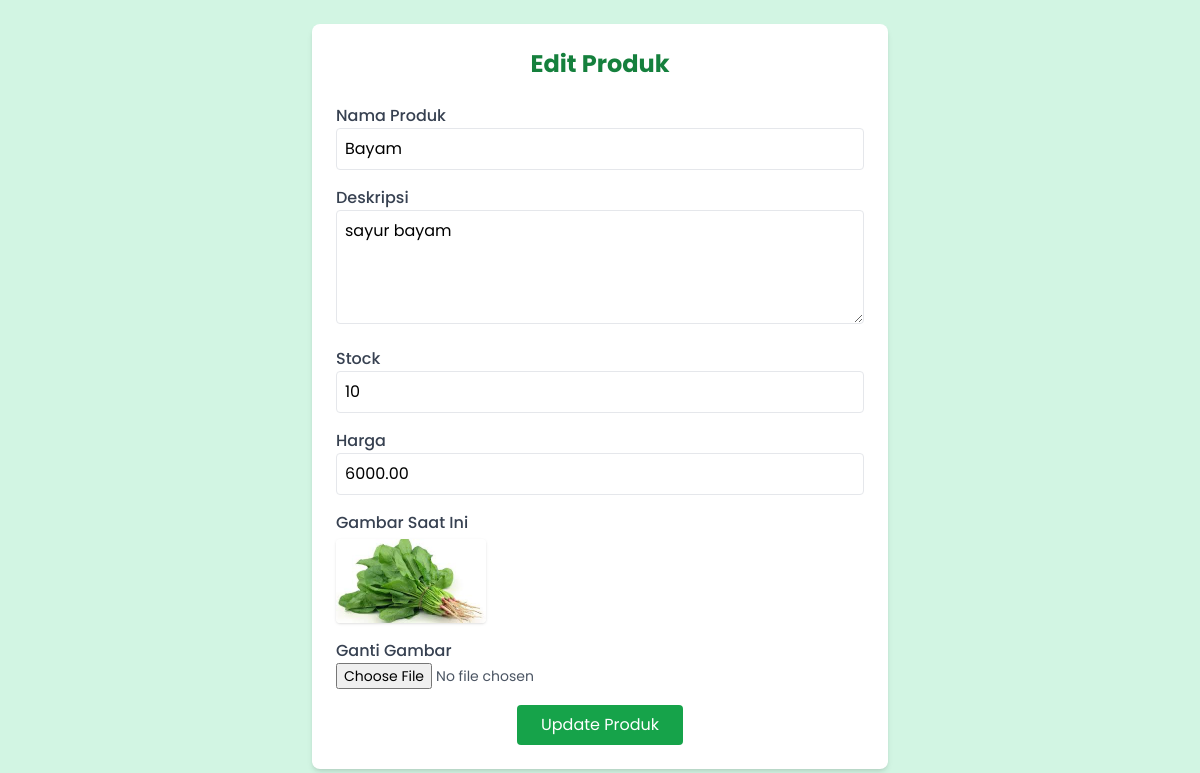
Screenshot of /admin/edit_product.php?id=10 with the database file from the repository.
### tables this page shows
CREATE TABLE `products` (
  `id` int(11) NOT NULL,
  `name` varchar(100) NOT NULL,
  `description` text DEFAULT NULL,
  `stock` int(11) NOT NULL,
  `price` decimal(10,2) NOT NULL,
  `image` varchar(255) DEFAULT NULL
);

### admin/edit_product.php (the view, shortened to what this page needs)
<?php
include '../db.php';
$id = $_GET['id'];
$result = $conn->query("SELECT * FROM products WHERE id = $id");
$product = $result->fetch_assoc();
?>
<!DOCTYPE html>
<html lang="id">
<head>
  <script src="https://cdn.tailwindcss.com"></script>
</head>
<body class="bg-[#d2f5e3] min-h-screen p-6">
  <div class="max-w-xl mx-auto bg-white p-6 rounded-lg shadow-md">
    <h2 class="text-2xl font-bold mb-6 text-green-700 text-center">Edit Produk</h2>
    <form action="" method="post" enctype="multipart/form-data" class="space-y-4">
      <div>
        <label class="block font-medium text-gray-700">Nama Produk</label>
        <input type="text" name="name" value="<?= $product['name'] ?>" class="w-full p-2 border rounded focus:outline-none focus:ring-2 focus:ring-green-300">
      </div>
      <div>
        <label class="block font-medium text-gray-700">Deskripsi</label>
        <textarea name="description" rows="4" class="w-full p-2 border rounded focus:outline-none focus:ring-2 focus:ring-green-300"><?= $product['description'] ?></textarea>
      </div>
       <div>
        <label class="block font-medium text-gray-700">Stock</label>
        <input type="number" name="stock" value="<?= $product['stock'] ?>" class="w-full p-2 border rounded focus:outline-none focus:ring-2 focus:ring-green-300">
      </div>
      <div>
        <label class="block font-medium text-gray-700">Harga</label>
        <input type="number" name="price" value="<?= $product['price'] ?>" class="w-full p-2 border rounded focus:outline-none focus:ring-2 focus:ring-green-300">
      </div>
      <div>
        <label class="block font-medium text-gray-700 mb-1">Gambar Saat Ini</label>
        <img src="../assets/uploads/<?= $product['image'] ?>" width="150" class="rounded shadow">
      </div>
      <div>
        <label class="block font-medium text-gray-700">Ganti Gambar</label>
        <input type="file" name="image" class="w-full text-sm text-gray-600">
      </div>
      <div class="text-center">
        <button type="submit" name="update" class="bg-green-600 hover:bg-green-700 text-white px-6 py-2 rounded transition">
          Update Produk
        </button>
      </div>
    </form>
  </div>
</body>
</html>

### admin/edit_product.php (style rules this page uses)
body { font-family: 'Poppins', sans-serif; }

### rows the page displays
products: name "Bayam", description "sayur bayam", stock "10", price "6000.00", image (picture)
